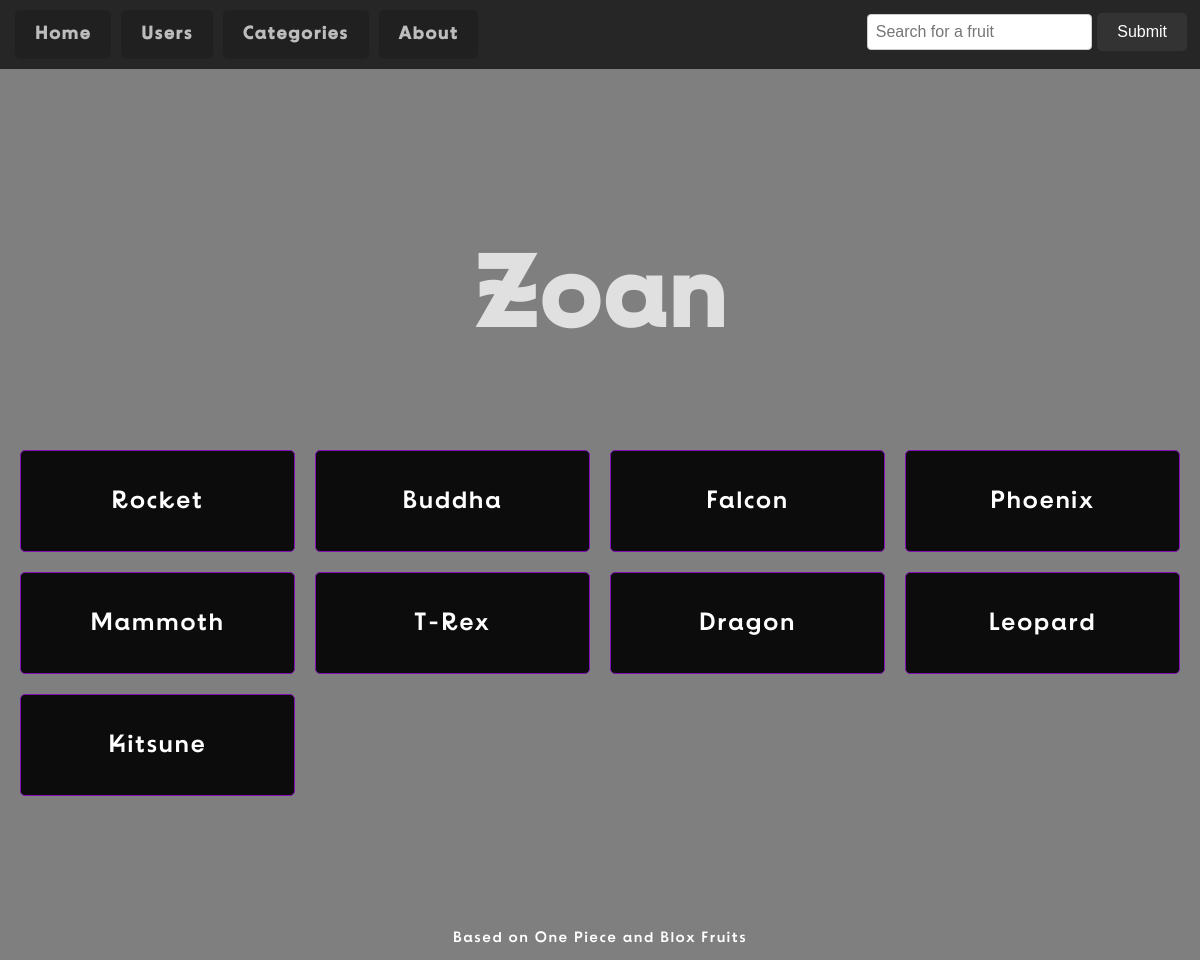
The page /category/3 on the database its author committed.
### tables this page shows
CREATE TABLE Categories (
    category_id INTEGER PRIMARY KEY,
    name TEXT
);

CREATE TABLE DevilFruits (fruit_id INTEGER PRIMARY KEY, name TEXT, category_id INTEGER, description TEXT, image_url TEXT, market_value REAL, demand INTEGER, user_id INTEGER REFERENCES Users (user_id), FOREIGN KEY (category_id) REFERENCES Categories (category_id));

### routes.py (the view)
@app.route('/category/<int:category_id>')
def category(category_id):
    conn = get_db_connection()
    category = conn.execute('SELECT * FROM Categories WHERE category_id = ?', (category_id,)).fetchone()
    fruits = conn.execute('SELECT * FROM DevilFruits WHERE category_id = ?', (category_id,)).fetchall()
    if category is None:
        abort(404)  # This will trigger your 404 error page
    conn.close()
    return render_template('category.html', category=category, fruits=fruits, active_page='category_' + str(category_id))

### routes.py (called while the page is built)
def get_db_connection():
    conn = sqlite3.connect('DF_DATABASE.db')  # Replace with your actual local path if different
    conn.row_factory = sqlite3.Row
    return conn

@app.context_processor
def inject_categories():
    conn = get_db_connection()
    excluded_categories = ('Paramecia', 'Logia', 'Zoan')
    categories = conn.execute('SELECT * FROM Categories WHERE name NOT IN (?, ?, ?)', excluded_categories).fetchall()
    conn.close()
    return {'nav_categories': categories}

### templates/category.html
{% extends "layout.html" %}
{% block content %}
  <h6>{{ category['name'] }}</h6>
  <div class="fruit-grid">
    {% for fruit in fruits %}
      <div class="fruit-card">
        <a href="{{ url_for('fruit', fruit_id=fruit['fruit_id']) }}">{{ fruit['name'] }}</a>
      </div>
    {% endfor %}
  </div>
{% endblock %}

### static/style.css (style rules this page uses)
html, body { height: 100%; margin: 0; padding: 0; }
body { font-family: 'BDSupper', sans-serif; letter-spacing: 1.5px; line-height: 1.6; background: linear-gradient(rgba(0, 0, 0, 0.5), rgba(0, 0, 0, 0.5)), url("images/background.jpg") no-repeat center center fixed; background-size: cover; color: #e0e0e0; position: relative; }
* { margin: 0; padding: 0; box-sizing: border-box; }
html, body { width: 100%; height: 100%; }
body { position: relative; padding-top: 60px; }
.fruit-grid { display: grid; grid-template-columns: repeat(4, 1fr); gap: 20px; padding: 20px; margin: 0 auto; margin-top: 50px; }
.fruit-card { background-color: rgba(0, 0, 0, 0.9); border: 1px solid #8310b5; border-radius: 5px; padding: 30px; text-align: center; font-size: 25px; display: flex; justify-content: center; align-items: center; min-height: 100px; color: #ffffff; }
.fruit-card a { color: #ffffff; text-decoration: none; }
h6 { font-size: 100px; text-align: center; padding-top: 100px; }

### rows shown on the page
Categories: name "Zoan"
DevilFruits: name "Rocket"
DevilFruits: name "Buddha"
DevilFruits: name "Falcon"
DevilFruits: name "Phoenix"
DevilFruits: name "Mammoth"
DevilFruits: name "T-Rex"
DevilFruits: name "Dragon"
DevilFruits: name "Leopard"
DevilFruits: name "Kitsune"
